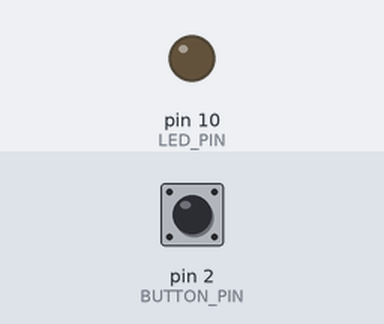
Recording of a sketch running on a simulated Arduino Uno, built with avr-gcc and run on an emulated ATmega328P. Parts: output pins drawn as LEDs (lit = HIGH). Inputs (shaded band) come from the test bench; at power-on: pin 2 (BUTTON_PIN) HIGH.

Above: at 1.2 s.
1.3 s: pin 2 (BUTTON_PIN) pulled LOW for 0.15 s
At 2.4 s:
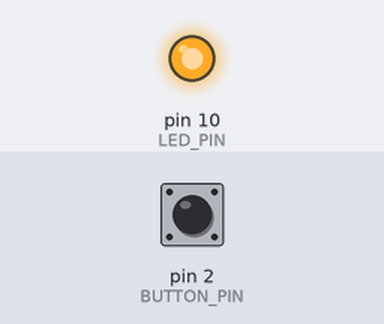
2.9 s: pin 2 (BUTTON_PIN) pulled LOW for 1 s
At 3.6 s:
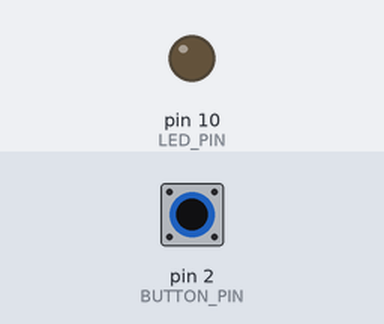
5.4 s: pin 2 (BUTTON_PIN) pulled LOW for 3.2 s
At 6.7 s:
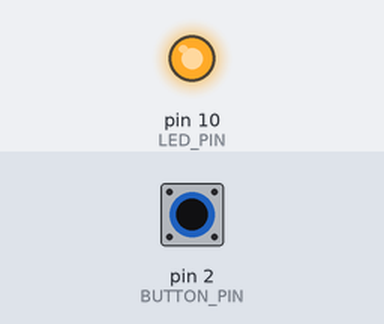
Timing chart, 0 to 8.4 s (numbered marks = the images above; inputs shaded):
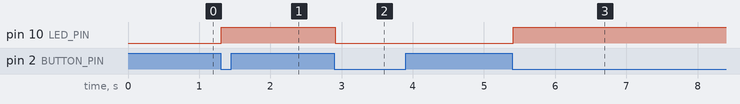

The sketch:

005_turning_led_with_button.ino
```cpp
#define LED_PIN 10
#define BUTTON_PIN 2

boolean button_was_up = true;
boolean led_enabled = false;

void setup() {
  pinMode(LED_PIN, OUTPUT);
  pinMode(BUTTON_PIN, INPUT_PULLUP);
}

void loop() {
   // узнаем, отпущена ли кнопка сейчас
   boolean button_is_up = digitalRead(BUTTON_PIN);

   // если кнопка была отпущена и не отпущена сейчас
   if (button_was_up && !button_is_up) {

      // исключаем дребезг контактов тактовой кнопки
      delay(10);

      // считываем сигнал с кнопки снова
      button_is_up = digitalRead(BUTTON_PIN);

      // если кнопка нажата, то переворачиваем сигнал светодиода
      if (!button_is_up) {
         led_enabled = !led_enabled;
         digitalWrite(LED_PIN, led_enabled);
      }
   }

   // запоминаем состояние кнопки для новой итерации
   button_was_up = button_is_up;
}
```

Measured:
- after the input at 1.3 s, pin 10 (LED_PIN): LOW → HIGH at once
- after the input at 2.9 s, pin 10 (LED_PIN): HIGH → LOW at once
- after the input at 5.4 s, pin 10 (LED_PIN): LOW → HIGH at once
